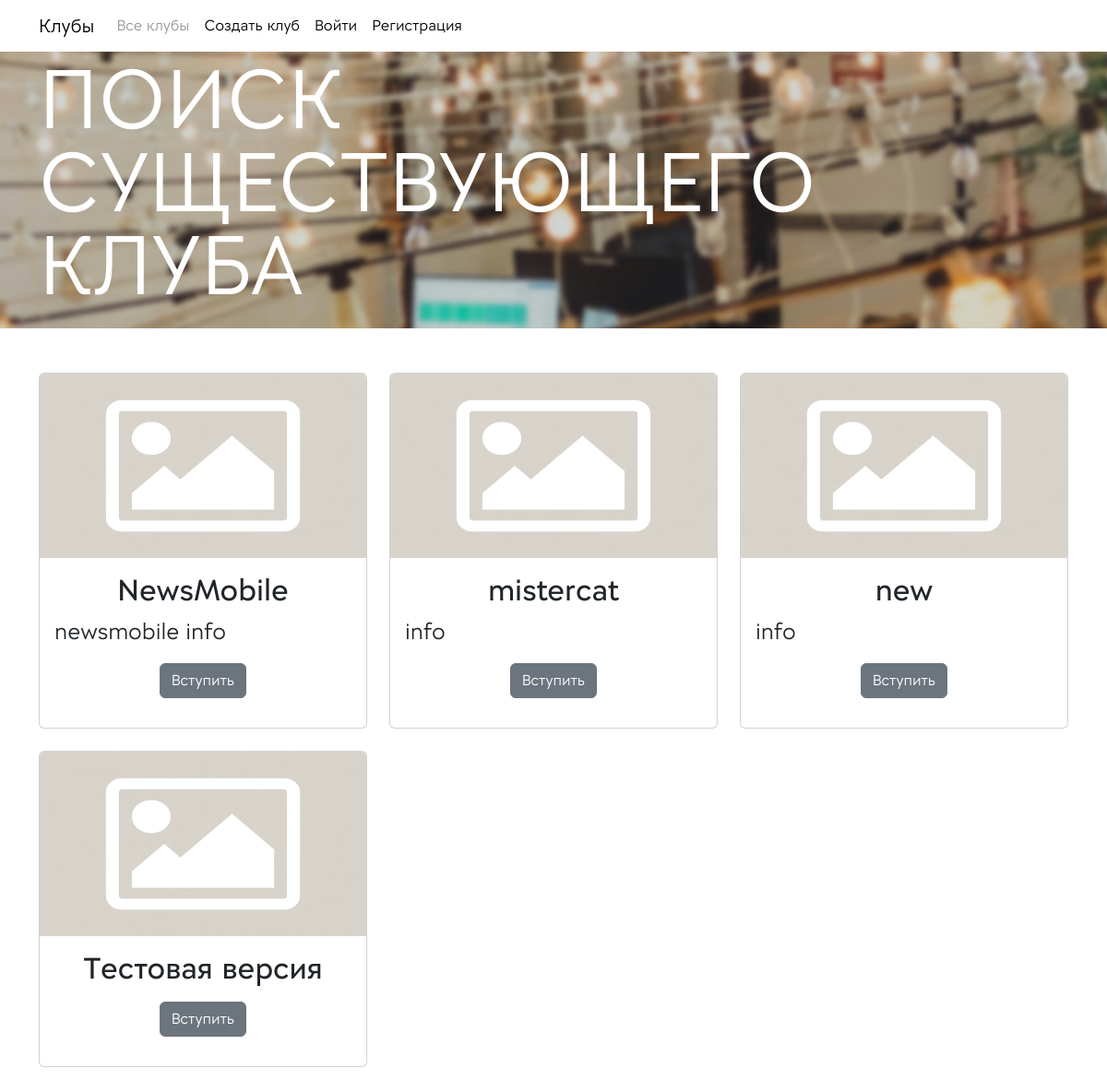
The page /list-clubs/ (signed in) on the database its author committed.
### app_clubs/models.py (models this page shows, shortened)
class BaseModel(models.Model):
    format_choices = [
        ("Онлайн", "Онлайн"),
        ("Офлайн", "Офлайн"),
    ]
    title = models.CharField(max_length=128, verbose_name='Заголовок')
    slug = models.SlugField(max_length=128, db_index=True, null=False, blank=True, unique=True)
    club = models.ForeignKey("Club", on_delete=models.SET_NULL, null=True, blank=True)
    class Meta:
        abstract = True

class Club(BaseModel):
    club = None
    admins = models.ManyToManyField(get_user_model(), related_name='clubsadmins')
    not_approved = models.ManyToManyField(get_user_model(), related_name='notapproved', null=True, blank=True)
    description = models.TextField(blank=True, null=True, verbose_name='Информация о клубе')
    moderate = models.BooleanField(default=False, verbose_name='Модерировать')
    image = models.FileField(upload_to='uploads/%Y/%m/%d/', default=None, null=True, blank=True, verbose_name='Изображение')
    class Meta:
        verbose_name_plural = 'Клубы'

### app_clubs/views.py (the view)
# urls.py: path('list-clubs/', views.ListClubs.as_view(), name='list_clubs'),
class ListClubs(LoginRequiredMixin, DataMixin, ListView):
    context_object_name = 'clubs'
    model = Club
    template_name = 'app_clubs/list_clubs.html'
    item_selected = 'list_clubs'

### app_clubs/context_processors.py (called while the page is built)
def context_navbar(request):
    return {'logo': 'Клубы', 'main_page_url': reverse_lazy('app_clubs:home_page'), 'menu_navbar': navbar}

### app_clubs/templatetags/club_tags.py (called while the page is built)
@register.inclusion_tag('app_clubs/base/main_img.html')
def show_main_img(height, title=None, opacity=None, src=None):
    context = {
        'height_img': height,
    }
    if title:
        context['title'] = title
    if opacity:
        context['opacity'] = opacity
    if src:
        context['src'] = src
    else:
        context['src'] = 'app_clubs/images/main_page.png'
    return context

### app_clubs/templates/app_clubs/list_clubs.html
{% extends 'app_clubs/base/base.html' %}
{% load static %}
{% load club_tags %}
{% block content %}
    {% show_main_img '300' 'ПОИСК СУЩЕСТВУЮЩЕГО КЛУБА' %}
    <br><br>
    <div class="container">
        <div class="row row-cols-1 row-cols-md-3 g-4">
            {% for club in clubs %}
                <div class="col">
                    <div class="card h-100">
                        <img style="height: 200px; overflow: hidden !important;" src="{% static 'app_clubs/images/no_photo.avif' %}" class="card-img-top">
                        <div class="card-body">
                            <h2 class="card-title text-center">{{ club.title }}</h2>
                            <p class="card-text" style="font-size: 24px">{{ club.description }}</p>
                            <p class="text-center">
                                <a href="{% url 'app_clubs:join_club' club.slug %}" class="btn btn-secondary">Вступить</a>
                            </p>
                        </div>
                    </div>
                </div>
            {% endfor %}
        </div>
    </div>
    <br><br><br><br><br>
{% endblock %}

### rows shown on the page
Club: title "NewsMobile", description "newsmobile info"
Club: title "mistercat", description "info"
Club: title "new", description "info"
Club: title "Тестовая версия"

### other values the page prints
{{ logo }} "Клубы"
{{ item.name }} "Все клубы"
{{ item.name }} "Создать клуб" "Войти" "Регистрация"
{{ title }} "ПОИСК СУЩЕСТВУЮЩЕГО КЛУБА"
